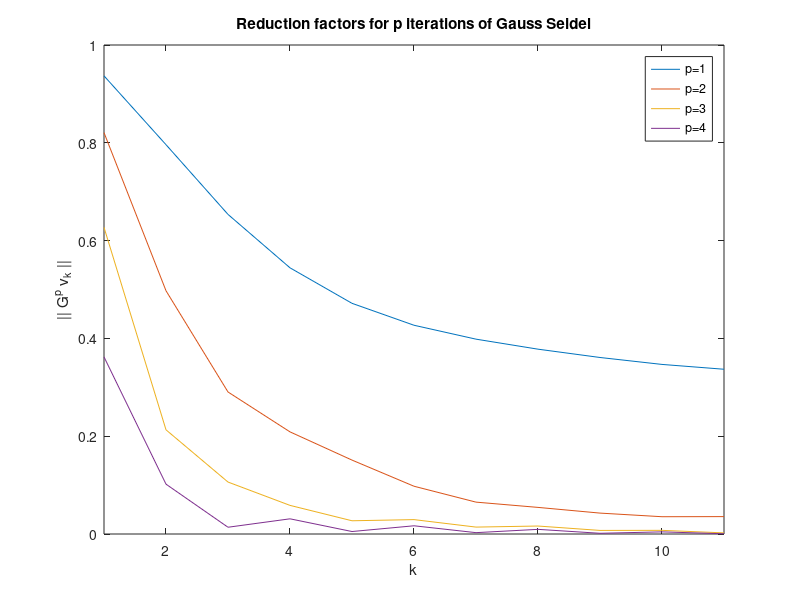

The MATLAB source for this figure:
% AMSC 600 / CMSC 760 Fall 2007
% Solution to Homework 4, Problem 1
% Dianne O'Leary 11/2007

% Consider the 1-dimensional model problem matrix
% of size n=11:

n = 11;
M = diag(2*ones(n,1),0) - diag(ones(n-1,1),-1);
N = diag(ones(n-1,1),1);
A = M - N;

% The Gauss-Seidel iteration matrix is G:

G = M\N;

% Compute the eigendecomposition of A:

[V,Lambda] = eig(A);

% Plot the eigenvectors, and notice that
% as the index k increases, the vectors
% oscillate more and more.  In other words,
% their frequency is proportional to k.

for k=1:n,
    plot(1:n,V(:,k))
    xlabel('i')
    ylabel('eigenvector of A')
    title(sprintf('Eigenvector %d',k))
    disp(sprintf('Plotting eigenvector %d',k))
    disp('Press any key to continue.')
    pause
end

% Now we see to what extent the Gauss-Seidel iteration
% damps out each of these components.  Since any error
% vector can be expanded in these basis vectors, we want
% to verify that a few iterations of GS (1,2,4, or 8)
% effectively damps out the high frequency components --
% those for large values of k -- so that the error
% projected onto the coarse grid effectively represents
% all of the error.  Thus GS is a good smoother for
% multigrid applied to this problem.

% We form G V, G^2 V, G^4 V, and G^8 V and plot the
% norm of each column divided by the norm of the original 
% column of V (which is 1).

Gp = G;
newV = V;

for p=1:4,
    newV = Gp*newV;
    for k=1:n,
        factor(k,p) = norm(newV(:,k));
    end
    Gp = Gp * Gp;
end

plot(1:n,factor(:,1),1:n,factor(:,2),1:n,factor(:,3),1:n,factor(:,4))
xlabel('k')
ylabel('|| G^p v_k ||')
title('Reduction factors for p iterations of Gauss Seidel')
axis([1 11 0 1])
legend('p=1','p=2','p=3','p=4')